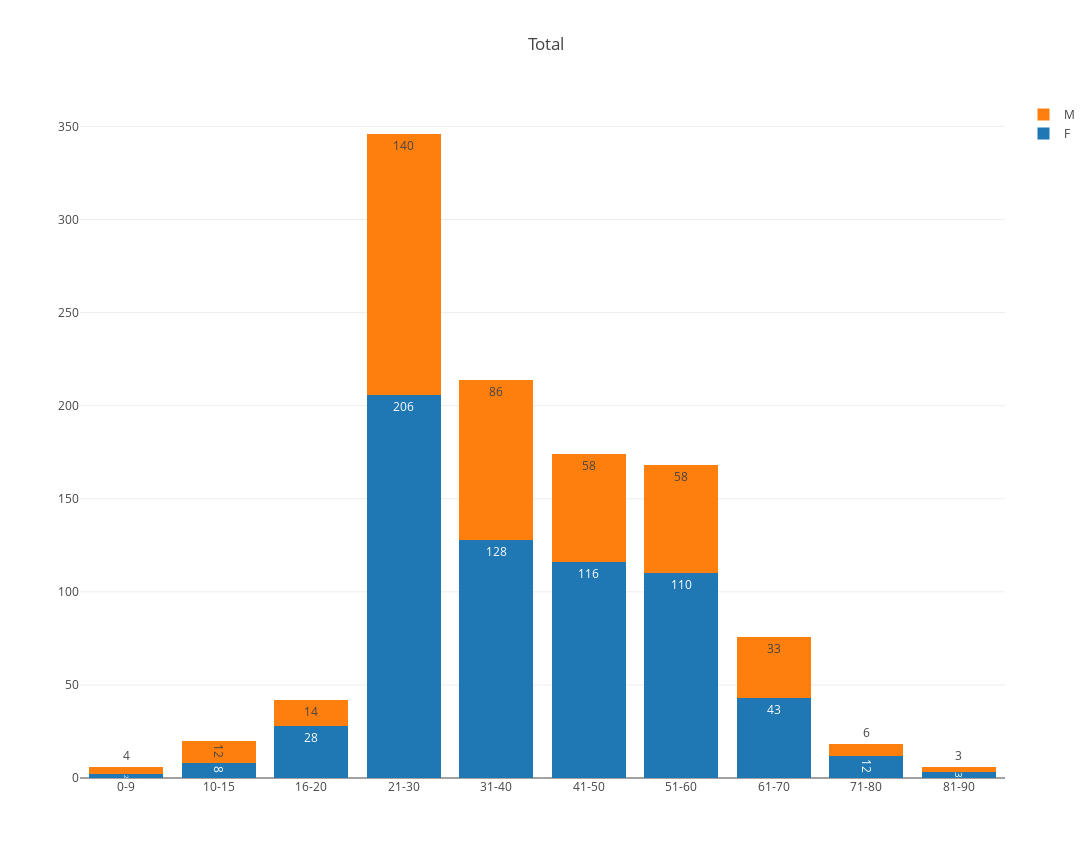

Notebook cell for this chart:
### Code cell
stack_bar(x_m,y_m,x_h,y_h,'Total')

### Figure 1 — Plotly figure (JSON) as saved in the notebook; plotly's stock layout.template omitted (floating-point values rounded to 4 significant figures)
{"data": [{"name": "F", "text": ["2", "8", "28", "206", "128", "116", "110", "43", "12", "3"], "textposition": "auto", "type": "bar", "uid": "4cba6a8d-da3c-4a7c-a6f4-278604a9a59c", "x": ["0-9", "10-15", "16-20", "21-30", "31-40", "41-50", "51-60", "61-70", "71-80", "81-90"], "y": [2, 8, 28, 206, 128, 116, 110, 43, 12, 3]}, {"name": "M", "text": ["4", "12", "14", "140", "86", "58", "58", "33", "6", "3"], "textposition": "auto", "type": "bar", "uid": "c041a30e-ce62-4969-87b0-828ef60f774d", "x": ["0-9", "10-15", "16-20", "21-30", "31-40", "41-50", "51-60", "61-70", "71-80", "81-90"], "y": [4, 12, 14, 140, 86, 58, 58, 33, 6, 3]}], "layout": {"barmode": "stack", "height": 858, "title": {"text": "Total"}, "width": 1272, "xaxis": {"autorange": true, "range": [-0.5, 9.5], "type": "category"}, "yaxis": {"autorange": true, "range": [0, 364.2], "type": "linear"}}}
